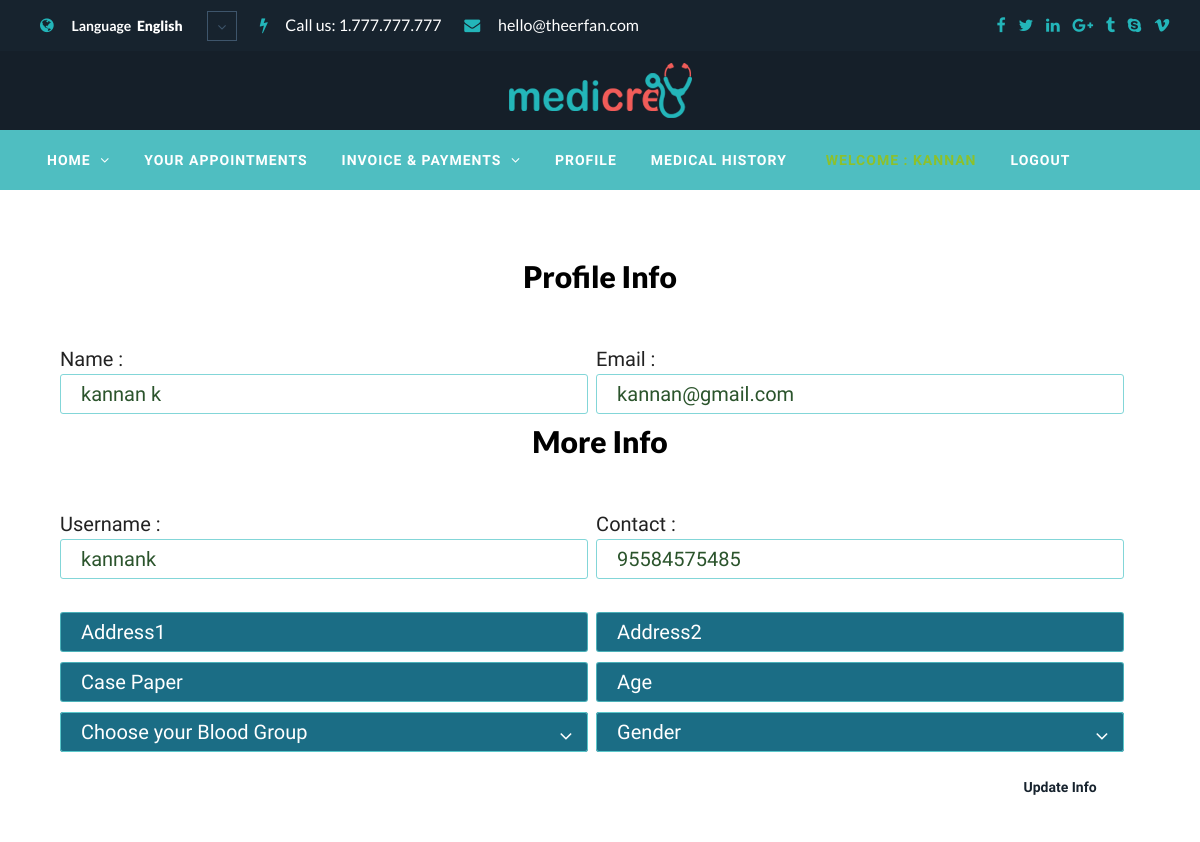
The app's page /doctorProfile/ (signed in), older data.
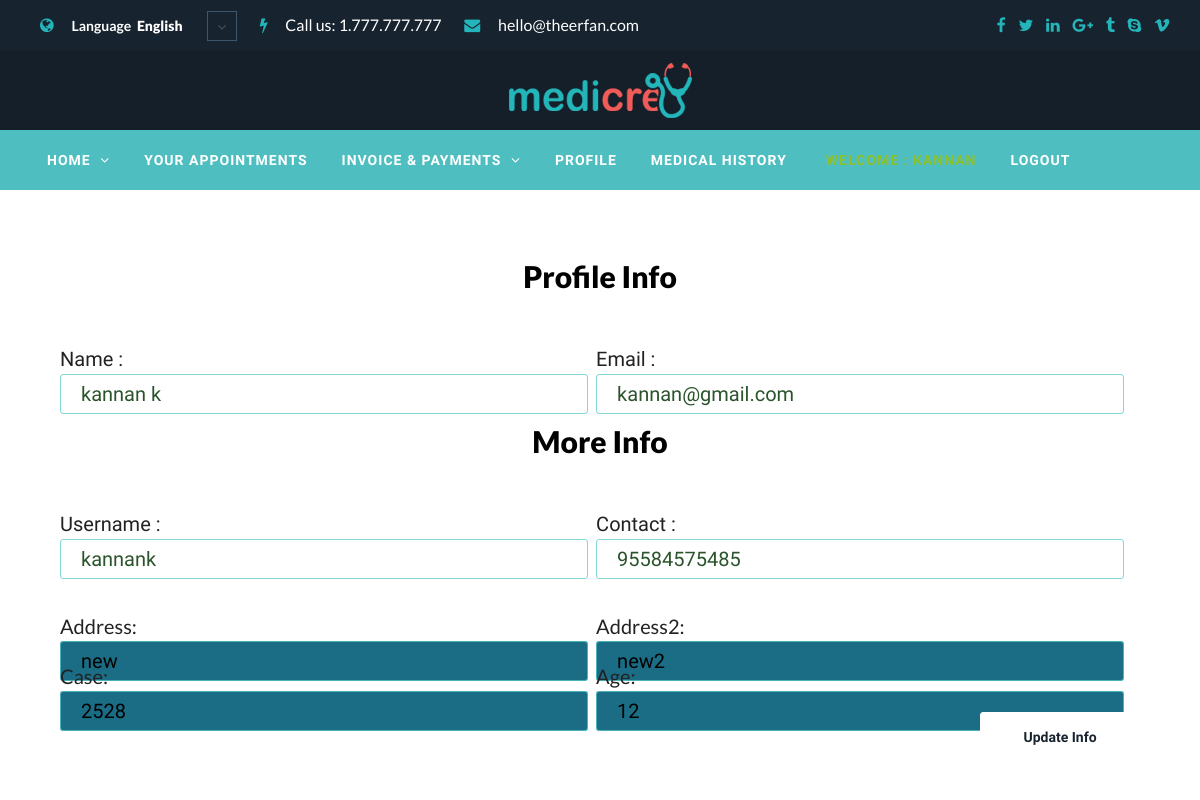
The same page, newer data.
### Hospital/models.py (models this page shows, shortened)
class UserMore(models.Model):
    user_id = models.ForeignKey(UserDetails,on_delete=models.CASCADE)
    address1 = models.CharField(max_length=100)
    address2 = models.CharField(max_length=100)
    case = models.IntegerField()
    blood = models.CharField(max_length=50)
    gender = models.CharField(max_length=50)
    age = models.IntegerField()

### Hospital/views.py (the view, shortened to what this page needs)
# urls.py: path('doctorProfile/',views.DoctorProfie,name='doctorProfile'),
def DoctorProfie(request):
    user = request.user
    details = UserDetails.objects.get(user_id_id=user.pk)
    if UserMore.objects.filter(user_id_id=details.pk).exists():
        users = UserMore.objects.get(user_id_id=details.pk)
        context = {
            'details': details,
            'users' :users
        }
        return render(request, 'Doctor_Pages/doctorProfile.html', context)
    context = {
        'details': details,
    }
    return render(request,'Doctor_Pages/doctorProfile.html',context)

### templates/Doctor_Pages/doctorProfile.html (shortened to what the changed rows need)
{% extends 'base.html' %}
{% load static %}
{% block content %}
    {% include 'partials/_header.html' %}
    <section class="top">
                        <div class="container">
                            <div class="row">
                                    <div class="col-sm-6 v3-homeform" style="width: 100%">
                                    <div class="about-form" style="background: transparent">
                                        <div class="form-title text-center">
                                            <h2 > <span class="head">Profile Info</span></h2>
                                        </div>
                                    </div>
                                </div>
                            </div>
                            <div >
                            <div class="row">
                                    <div class="col-sm-6 v3-homeform" style="width: 100%">
                                    <div class="about-form" style="background: transparent">
                                        <div class="form-title text-center">
                                            <h2 > <span class="head">More Info</span></h2>
                                        </div>
                                     <div class="addin" style="margin-top: 132px">
                                         <form method="post">{% csrf_token %}
                                          {% if users %}
                                              <div class="v2-about-input new">
                                           Address: <input class="new" type="text" style="color: black;background: #1b6d85" name="address1" value="{{ users.address1 }}" required>
                                        </div>
                                        <div class="v2-about-input new">
                                           Address2: <input type="text" style="color: black;background: #1b6d85"  name="address2" value="{{ users.address2 }}" required>
                                        </div>
                                         <div class="v2-about-input new">
                                          Case:  <input class="new" type="number" style="color: black;background: #1b6d85"  name="casePaper" value="{{ users.case }}" required>
                                        </div>
                                        <div class="v2-about-input new">
                                           Age: <input type="number" style="color: black;background: #1b6d85"  name="age" value="{{ users.age }}" required>
                                        </div>
                                        <div class="v2-about-submit">
                                            <input type="submit" name="newup" value="Update Info">
                                        </div>
                                          {% else %}
                                         <div class="v2-about-input">
                                            <input type="text" style="color: black;background: #1b6d85" name="address1" placeholder="Address1" required>
                                        </div>
                                        <div class="v2-about-input">
                                            <input type="text" style="color: black;background: #1b6d85"  name="address2" placeholder="Address2" required>
                                        </div>
                                         <div class="v2-about-input">
                                            <input type="number" style="color: black;background: #1b6d85"  name="casePaper" placeholder="Case Paper" required>
                                        </div>
                                        <div class="v2-about-input">
                                            <input type="number" style="color: black;background: #1b6d85"  name="age" placeholder="Age" required>
                                        </div>
                                         <div class="v2-about-input" >
                                            <div class="v2-about-select" style="color: black;background: #1b6d85">
                                                <select name="b-group" required>
                                                    <option >Choose your Blood Group</option>
                                                </select>
                                            </div>
                                        </div>
                                         <div class="v2-about-input" >
                                            <div class="v2-about-select" style="color: black;background: #1b6d85">
                                                <select name="gender" required>
                                                    <option >Gender</option>
                                                </select>
                                            </div>
                                        </div>
                                              <div class="v2-about-submit">
                                            <input type="submit" name="update" value="Update Info">
                                        </div>
                                         {% endif %}
                                         </form>
                                    </div>
                                    </div>
                                </div>
                            </div>
        </div>
                        </div>
    </section>
{% endblock %}

Row changes from the older to the newer data that the page shows:
added UserMore: address1 "new", address2 "new2", casePaper "2528", age "12"
Text that changed along with them:
form field newup: (not shown) → "Update Info"
form field b-group: "Choose your Blood Group" → (not shown)
form field gender: "Gender" → (not shown)
form field update: "Update Info" → (not shown)
text now shown: "Address: Address2: Case: Age:"
